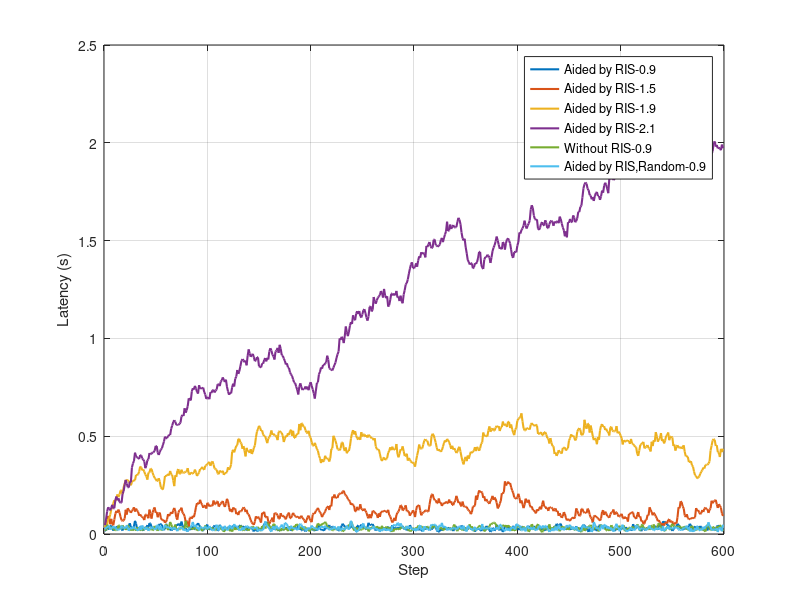

Recreate this plot in MATLAB.


figure(1)

load RIS_result_10_600_0.900_0.800_20220722_115029.mat
plot(latency(2:end),'LineWidth',1.5);
hold on;

load RIS_result_10_600_1.500_0.800_20220722_115415.mat
plot(latency(2:end),'LineWidth',1.5);

load RIS_result_10_600_1.900_0.800_20220722_115656.mat
plot(latency(2:end),'LineWidth',1.5);

load RIS_result_10_600_2.100_0.800_20220722_115834.mat
plot(latency(2:end),'LineWidth',1.5);



load withoutRIS_result_10_600_0.900_0.800_20220722_164016.mat
plot(latency(2:end),'LineWidth',1.5);

load random_result_10_600_0.900_0.800_20220721_223725.mat
plot(latency(2:end),'LineWidth',1.5);






grid on;
xlabel('Step')
ylabel('Latency (s)')

legend('Aided by RIS-0.9','Aided by RIS-1.5','Aided by RIS-1.9','Aided by RIS-2.1','Without RIS-0.9','Aided by RIS,Random-0.9')



